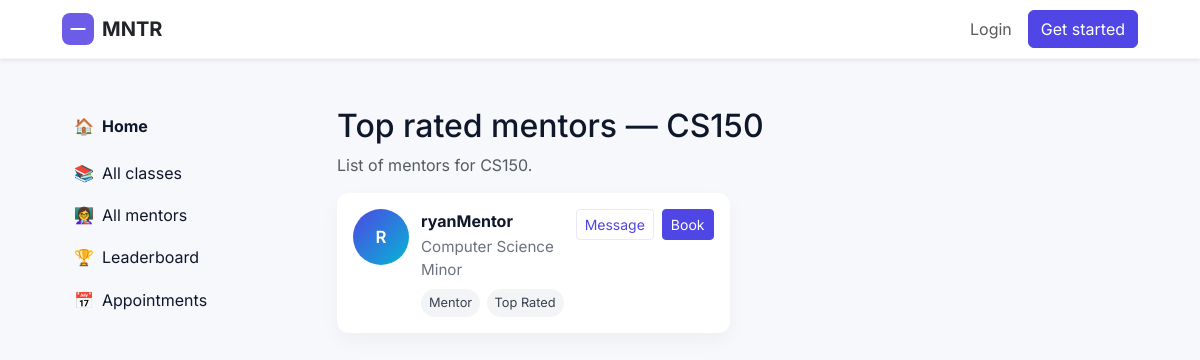
/top-classes/CS150/, run on the app's committed database.
### accounts/models.py (models this page shows, shortened)
class Mentor(models.Model):
    user = models.OneToOneField(User, on_delete=models.CASCADE, related_name='mentor_profile')
    bio = models.TextField(blank=True)
    subjects = models.CharField(max_length=300, blank=True)
    class_codes = models.CharField(max_length=300, blank=True, default="")
    approved = models.BooleanField(default=False)
    rating = models.DecimalField(max_digits=3, decimal_places=2, null=True, blank=True)
    avatar = models.ImageField(upload_to='mentor_avatars/', null=True, blank=True)
    created_at = models.DateTimeField(auto_now_add=True)

### accounts/views.py (the view)
# urls.py: path('top-classes/<str:course>/', views.top_class_detail, name='top_class_detail'),
def top_class_detail(request, course):
    mentors = Mentor.objects.filter(approved=True, class_codes__icontains=course).select_related('user')[:12]
    course_display = course.replace('-', ' ')
    return render(request, 'top_class_detail.html', {'course': course_display, 'mentors': mentors})

### templates/top_class_detail.html
{% extends 'base.html' %}
{% block content %}
  <div class="mt-4">
    <h2>Top rated mentors — {{ course }}</h2>
    <p class="text-muted">List of mentors for {{ course }}.</p>
    <div class="mentor-grid mt-3">
      {% for mentor in mentors %}
        <div class="mentor-card">
          <div class="mentor-avatar">{{ mentor.user.username|slice:":1"|upper }}</div>
          <div class="mentor-meta">
            <div class="mentor-name">{{ mentor.user.username }}</div>
            <div class="mentor-bio">{{ mentor.bio|default:"Sample mentor profile." }}</div>
            <div class="mentor-tags mt-2">
              <div class="tag">Mentor</div>
              <div class="tag">Top Rated</div>
            </div>
          </div>
          <div class="mentor-actions">
            <a class="btn btn-outline-primary btn-sm" href="#">Message</a>
            <a class="btn btn-primary btn-sm" href="#">Book</a>
          </div>
        </div>
      {% endfor %}
    </div>
  </div>
{% endblock %}

### static/style.css (style rules this page uses)
:root { --color-bg: #f6f8fb; --color-surface: #ffffff; --color-muted: #6b7280; --color-primary: #4F46E5; --color-primary-700: #3730A3; --color-accent: #06B6D4; --color-success: #10B981; --color-danger: #ef4444; --color-focus: rgba(79,70,229,0.18); --radius-lg: 12px; --shadow-sm: 0 8px 28px rgba(15,23,42,0.06); --container-width: 1100px; }
body { font-family: Inter, system-ui, -apple-system, "Segoe UI", Roboto, "Helvetica Neue", Arial; color: #0f172a; background: var(--color-bg); }
.btn-primary { background: var(--color-primary); border-color: var(--color-primary); color: #fff; }
.btn-outline-primary { color: var(--color-primary); border-color: rgba(79,70,229,0.12); }
a { color: var(--color-primary); }
.mentor-grid { display: grid; grid-template-columns: repeat(auto-fill, minmax(260px, 1fr)); gap: 1rem; }
.mentor-card { background: var(--color-surface); border-radius: .75rem; padding: 1rem; box-shadow: 0 8px 20px rgba(15,23,42,0.04); display:flex; gap: .75rem; align-items:flex-start; }
.mentor-avatar { width:56px; height:56px; border-radius:999px; background: linear-gradient(135deg, var(--color-primary), var(--color-accent)); color:#fff; display:flex; align-items:center; justify-content:center; font-weight:600; font-size:1.05rem; }
.mentor-meta { flex:1; }
.mentor-name { font-weight:700; margin-bottom: .15rem; }
.mentor-bio { color: var(--color-muted); font-size: .95rem; margin-bottom: .5rem; }
.mentor-tags { display:flex; gap:.4rem; flex-wrap:wrap; }
.mentor-tags .tag { background:#f3f4f6; color: #374151; padding:.25rem .5rem; border-radius:999px; font-size:.8rem; }
.mentor-actions { display:flex; gap:.5rem; align-items:center; }

### data on the page
Mentor: user.username "R", user.username "ryanMentor", bio "Computer Science Minor"

### other printed values
{{ course }} "CS150"
